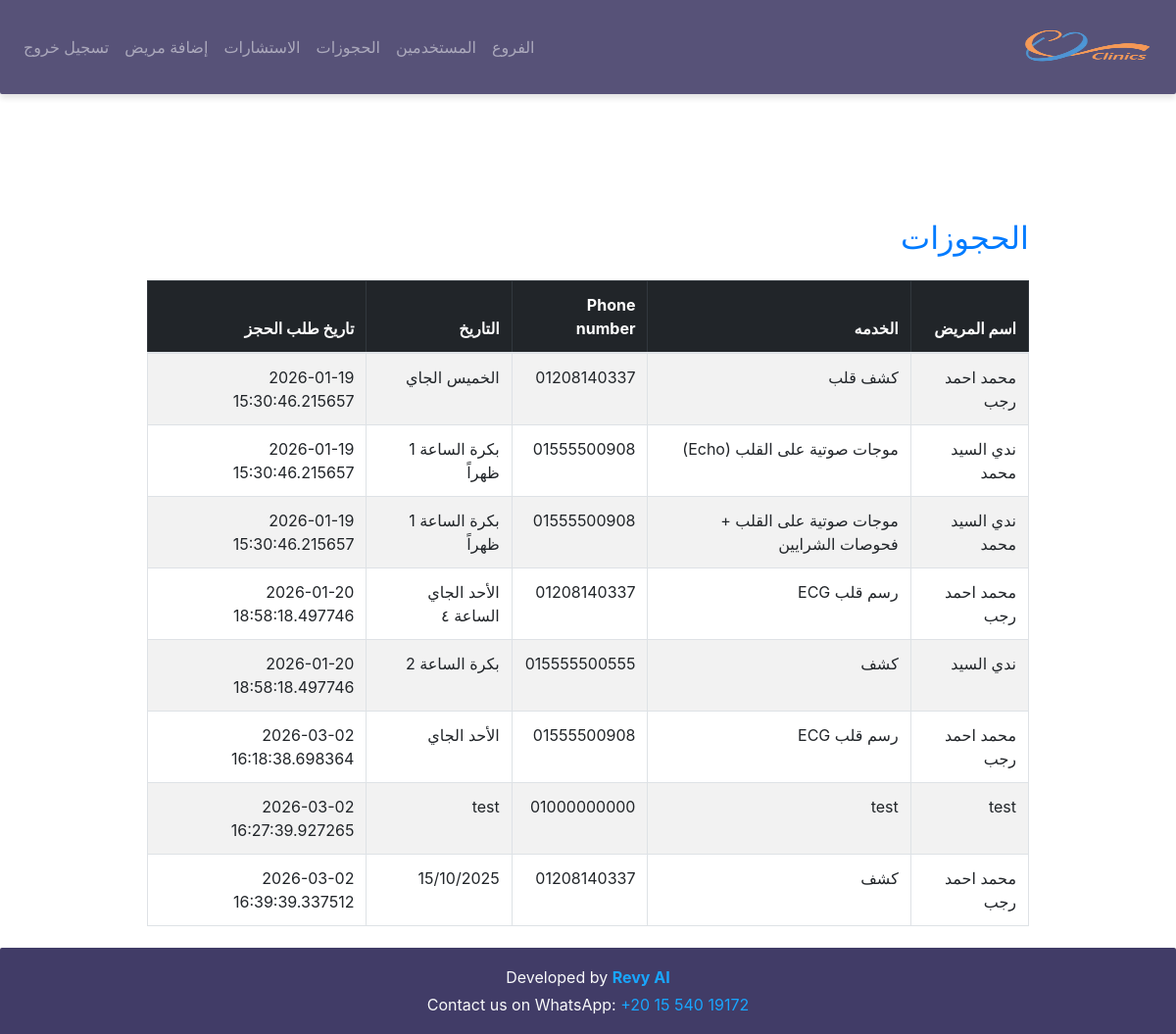
Page /booking (signed in) on the earlier database version.
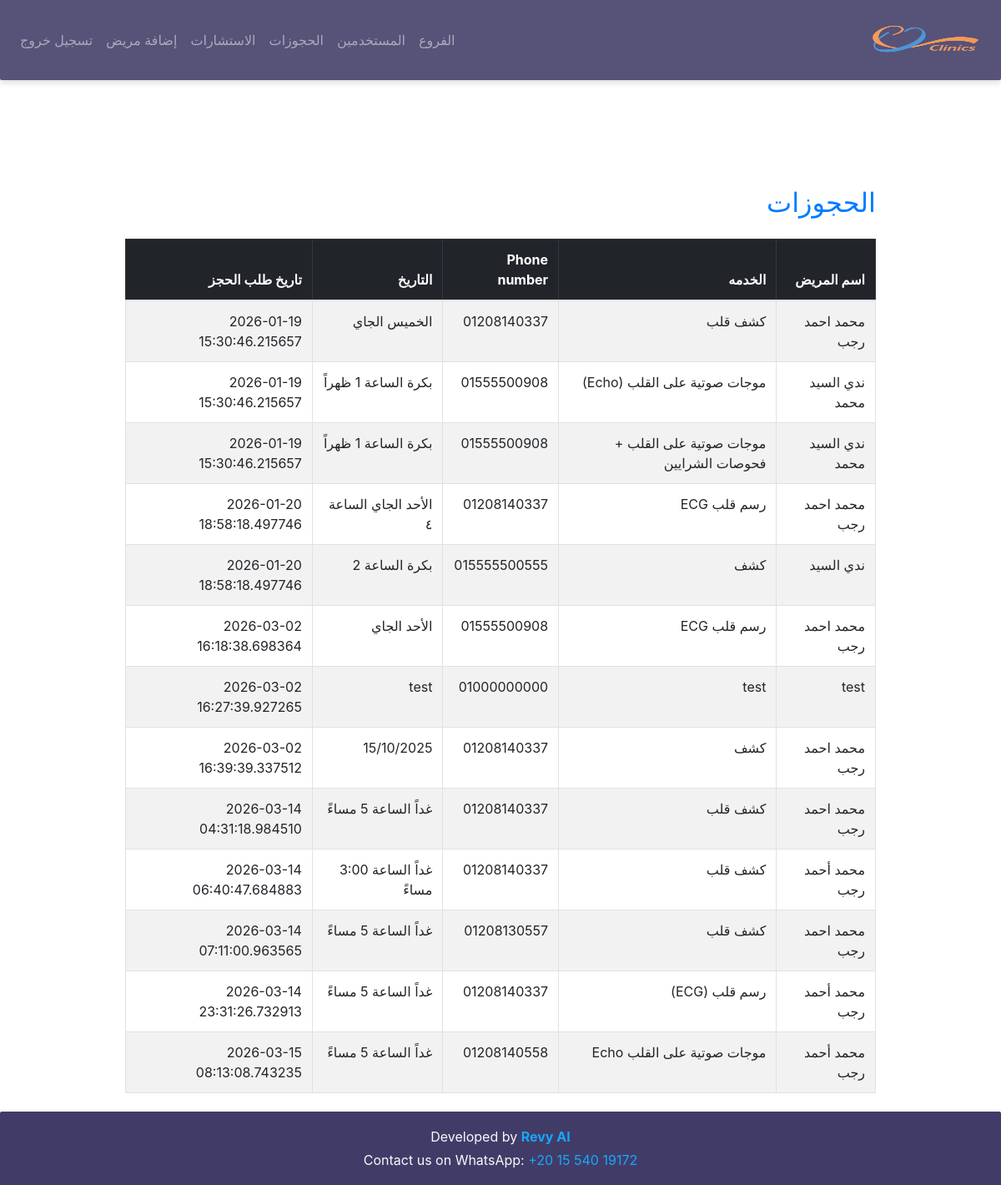
Same page on the later database version.
### models/models.py (models this page shows)
class Booking(db.Model):
    __tablename__ = "booking"
    id = db.Column(db.Integer, primary_key=True)
    name = db.Column(db.String(120), nullable=False)
    services = db.Column(db.Text)
    date = db.Column(db.String(100))
    phone_number = db.Column(db.String(50))
    booking_time = db.Column(db.DateTime, default=datetime.now(egypt_tz))

### app.py (the view)
@app.route('/booking')
@login_required
def booking():
    books = Booking.query.all()
    return render_template('booking.html', books=books)

### app.py (called while the page is built)
@login_manager.user_loader
def load_user(user_id):
    return User.query.get(int(user_id))

### templates/booking.html (shortened to what this page needs)
{% extends 'base.html' %}
{% block content %}
<div class="container mt-4">
<div class="d-flex justify-content-between align-items-center mb-3">
<h2 class="text-primary">الحجوزات</h2>
</div>
<table class="table table-striped table-bordered">
<thead class="table-dark">
<tr>
<th>اسم المريض</th>
<th>الخدمه</th>
<th>Phone number</th>
<th>التاريخ</th>
<th>تاريخ طلب الحجز</th>
</tr>
</thead>
<tbody>
{% for book in books %}
<tr>
<td>{{ book.name }}</td>
<td>{{ book.services }}</td>
<td>{{ book.phone_number }}</td>
<td>{{ book.date }}</td>
<td>{{ book.booking_time }}</td>
</tr>
{% endfor %}
</tbody>
</table>
</div>
{% endblock %}

### templates/base.html (shortened to what this page needs)
<!DOCTYPE html>
<html lang="ar" dir="rtl">
<head>
    <link rel="stylesheet" href="{{ url_for('static', filename='css/bootstrap.min.css') }}">
</head>
<body>
    <nav class="navbar navbar-expand-md navbar-dark bg-dark fixed-top">
        <a class="navbar-brand" href="#"><img src="{{ url_for('static', filename='images/WhatsApp_Image_2026-01-01_at_9.22.33_PM-removebg-preview.png') }}" alt="Dental Clinic" width="150" height="70"></a>
        <div class="collapse navbar-collapse" id="navbarNav">
            <ul class="navbar-nav ml-auto">
                {% if current_user.is_authenticated %}
                <li class="nav-item">
                    <a class="nav-link" href="{{ url_for('clinics') }}">الفروع</a>
                </li>
                <li class="nav-item">
                    <a class="nav-link" href="{{ url_for('users') }}">المستخدمين</a>
                </li>
                <li class="nav-item">
                    <a class="nav-link" href="{{ url_for('booking') }}">الحجوزات</a>
                </li>
                <li class="nav-item">
                    <a class="nav-link" href="{{ url_for('dashboard') }}">الاستشارات</a>
                </li>
                <li class="nav-item">
                    <a class="nav-link" href="{{ url_for('add_patient') }}">إضافة مريض</a>
                </li>
                {% endif %} {% if current_user.is_authenticated %}
                <li class="nav-item">
                    <a class="nav-link" href="{{ url_for('logout') }}">تسجيل خروج</a>
                </li>
                {% else %}
                <li class="nav-item">
                    <a class="nav-link" href="{{ url_for('index') }}">تسجيل دخول</a>
                </li>
                {% endif %}
            </ul>
        </div>
    </nav>
    <div class="container content" style="padding-top: 100px">
        {% with messages = get_flashed_messages(with_categories=true) %}
        <div class="alert-container" style="padding-top: 100px">
                    </div>
                    {% endwith %} {% block content %}{% endblock %}
                </div>
                <footer class="footer bg-dark text-light">
                    <div class="container text-center py-2">
                        <p class="mb-1">Developed by <strong><a  target="_blank" href="https://revyai.tech/">Revy AI</a></strong></p>
                        <p class="mb-0">Contact us on WhatsApp:
                            <a href="https://wa.me/201554019172" target="_blank">
                +20 15 540 19172
            </a>
                        </p>
                    </div>
                </footer>
</body>
</html>

### templates/base.html (style rules this page uses)
html, body { height: 100%; margin: 0; display: flex; flex-direction: column; }
.container { max-width: 960px; margin: 0 auto; padding-top: 100px; }
.content { flex: 1; }
.alert-container { position: fixed; top: 0; right: 0; left: 0; z-index: 1000; text-align: center; padding: 10px; }
.navbar { opacity: 0.8; background-color: #2D2757 !important; box-shadow: 0 4px 6px rgba(0, 0, 0, .15); border-radius: 0px 0px 2px 2px; }
.footer { opacity: 0.9; background-color: #2D2757 !important; box-shadow: 0 4px 6px rgba(0, 0, 0, .15); border-radius: 2px 2px 0 0; padding: 10px 0; text-align: center; margin-top: 6px; min-width: 100% !important; }
.footer a { color: #009dff; text-decoration: none; }

Differences in the rows shown:
added Booking: name "محمد احمد رجب", services "كشف قلب", phone_number "01208140337", date "غداً الساعة 5 مساءً", booking_time "2026-03-14 04:31:18.984510"
added Booking: name "محمد أحمد رجب", services "كشف قلب", phone_number "01208140337", date "غداً الساعة 3:00 مساءً", booking_time "2026-03-14 06:40:47.684883"
added Booking: name "محمد احمد رجب", services "كشف قلب", phone_number "01208130557", date "غداً الساعة 5 مساءً", booking_time "2026-03-14 07:11:00.963565"
added Booking: name "محمد أحمد رجب", services "رسم قلب (ECG)", phone_number "01208140337", date "غداً الساعة 5 مساءً", booking_time "2026-03-14 23:31:26.732913"
added Booking: name "محمد أحمد رجب", services "موجات صوتية على القلب Echo", phone_number "01208140558", date "غداً الساعة 5 مساءً", booking_time "2026-03-15 08:13:08.743235"
